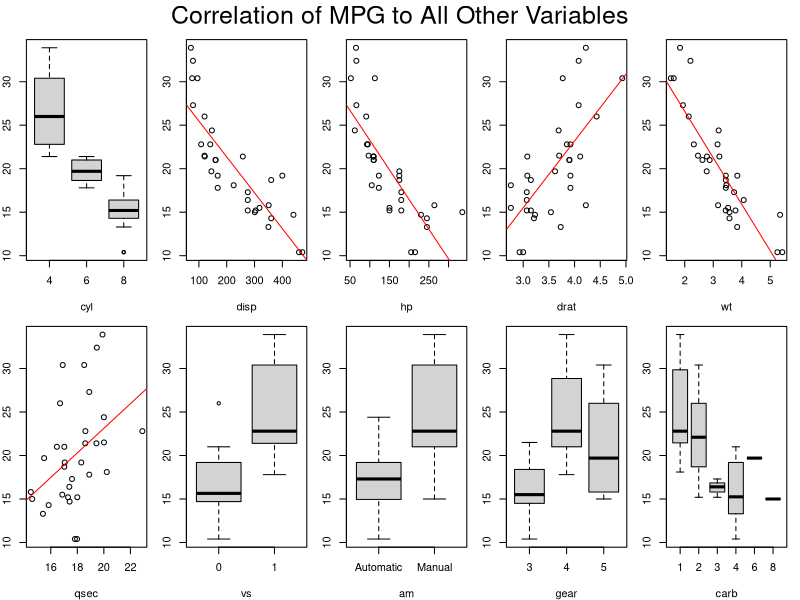
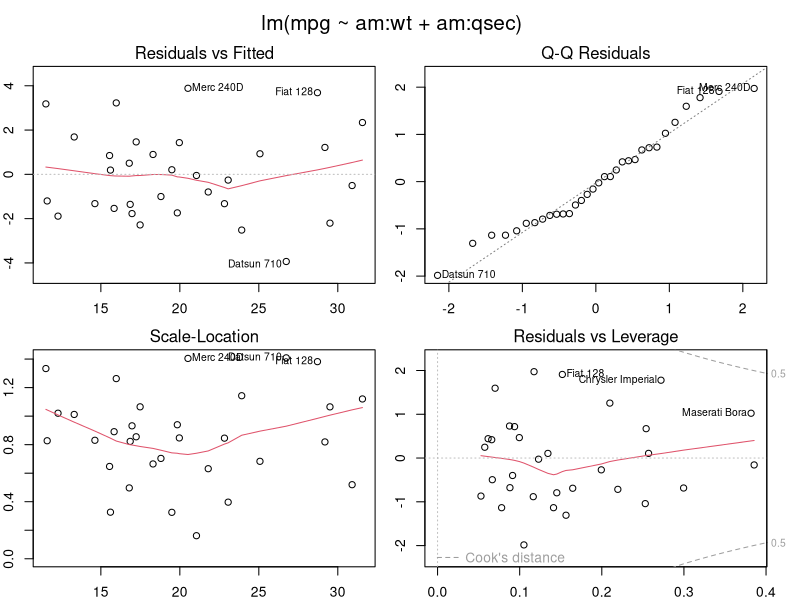

Recreate these plots in R, in order.
## ---- chunk 1
knitr::opts_chunk$set(echo = FALSE, message = FALSE, warning = FALSE)
options(digits = 3)
## ---- chunk 2
library(ggplot2)
library(dplyr)
library(knitr)
data(mtcars)
## ---- chunk 3
model <- row.names(mtcars)
mtcars <- mutate(mtcars,
                 am = factor(am, labels = c("Automatic", "Manual")),
                 cyl = factor(cyl),
                 vs = factor(vs),
                 gear = factor(gear),
                 carb = factor(carb)
                 )
row.names(mtcars) <- model
## ---- chunk 4
t <- t.test(mpg ~ am, data = mtcars)
t$estimate
p <- t$p.value
names(p) <- "p-value"
p
## ---- chunk 5
basic <- lm(mpg ~ am, data = mtcars)
basic.sum <- summary(basic)
basic.sum$call; basic.sum$coefficients; 
ar <- basic.sum$adj.r.squared
names(ar) <- "Adjusted R^2"
ar
## ---- chunk 6
all <- lm(mpg ~ . -1, data = mtcars) # remove intercept for predictor comparison
best <- step(all, trace = 0)
best <- update(best, .~.+1) # add the intercept back for interpretability
best.sum <- summary(best)
best.sum$call; best.sum$coefficients; 
ar2 <- best.sum$adj.r.squared
names(ar2) = "Adjusted R^2"
ar2
## ---- chunk 7
int <- lm(mpg ~ am:wt + am:qsec, data = mtcars)
int.sum <- summary(int)
int.sum$call; int.sum$coefficients; 
ar3 <- int.sum$adj.r.squared
names(ar3) = "Adjusted R^2"
ar3
## ---- chunk 8
a <- anova(basic,best,int)
p <- a$`Pr(>F)`[3]
a
## ---- chunk 9
p <- data.frame(am = factor(rep(c("Automatic","Manual"),3)),
                wt = rep(summary(mtcars$wt)[c(2,4,5)],each=2),
                qsec = rep(summary(mtcars$qsec)[c(2,4,5)],each=2))
p2 <- split(p, seq(nrow(p)))
predictions <- lapply(p2, function(x) {predict(int, newdata=x)})
predictions <- as.data.frame(t(matrix(unlist(predictions), nrow = 2)))
predictions$Difference <- predictions$V2 - predictions$V1
names(predictions)[1:2] <- c("Automatic MPG", "Manual MPG")
row.names(predictions) <- c("1st Qu. (wt = 2.581, qsec = 16.89)",
                            "Mean    (wt = 3.217, qsec = 17.85)",
                            "3rd Qu. (wt = 3.610, qsec = 18.90)")
kable(predictions, digits=2, caption = "Predicted values for MPG by transmission type.")
## ---- chunk 10
# Figure 1
par(mfrow = c(2,5), mar = c(4,2,1,1), oma = c(0,0,2,0))
for(i in 1:10){
      y <- mtcars$mpg
      x <- mtcars[,i+1]
      plot(x, y, xlab = names(mtcars)[i+1], ylab="")
      if(is.numeric(x)) {abline(lm(y ~ x), col="red")}
}
mtext("Correlation of MPG to All Other Variables", outer = T, cex = 1.5)
## ---- chunk 11
# Figure 2
par(mfrow=c(2,2), mar = c(2,2,2,1), oma = c(0,0,2,1))
plot(int)
